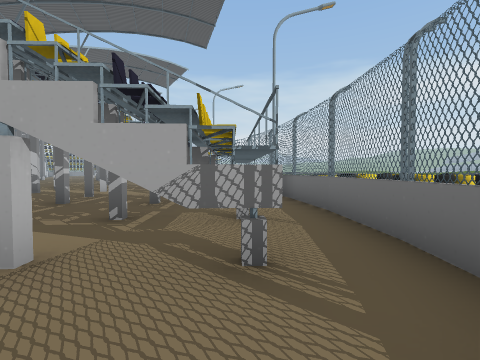
view 1 (above)

24 first-person views from a walk through a Unity game level. The camera is 1.4 m above the floor, tilts 2° down and sees 85° across. The floor is counted in squares, 2 m on a side. Each view is taken from the middle of a square. On the plan, view 1 faces up. The plan holds only what a view shows up to about 9 squares ahead; the rest is blank. The place goes on beyond the plan. The player character is not drawn. Door leaves are left out, so doorways stand open. Some surface patterns are stand-ins.

view 2
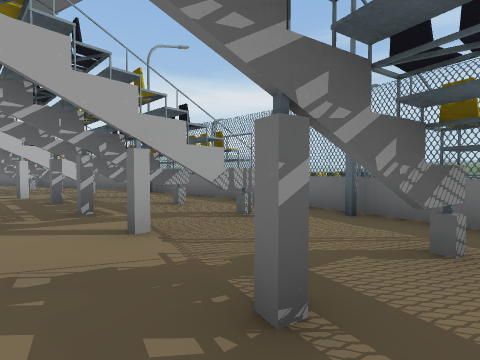

view 3
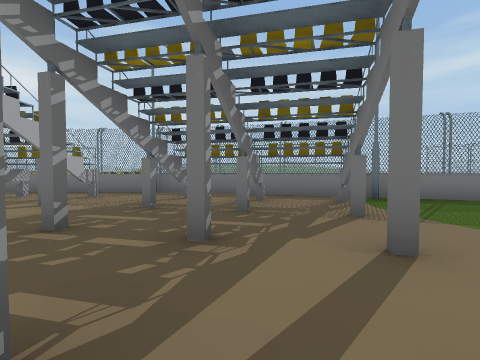

view 4
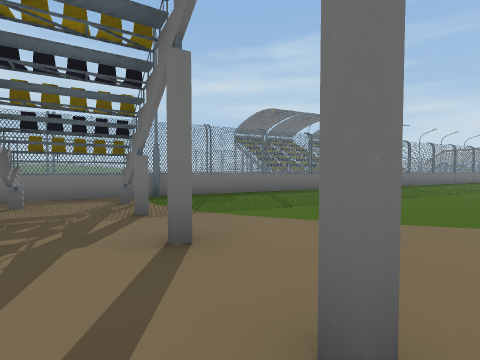

view 5
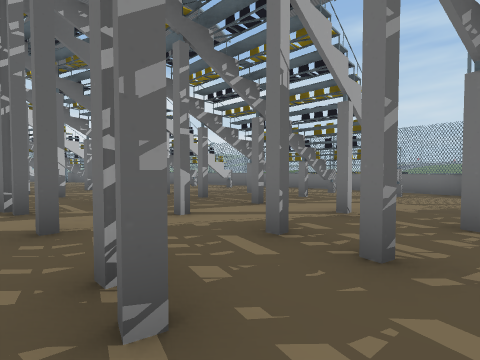

view 6
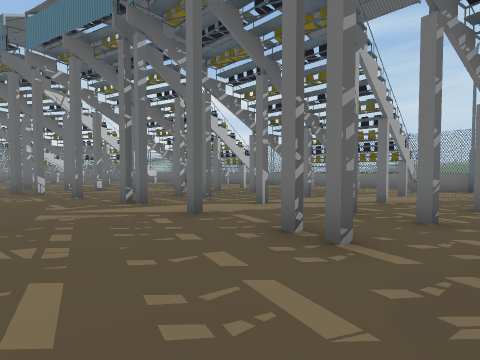

view 7
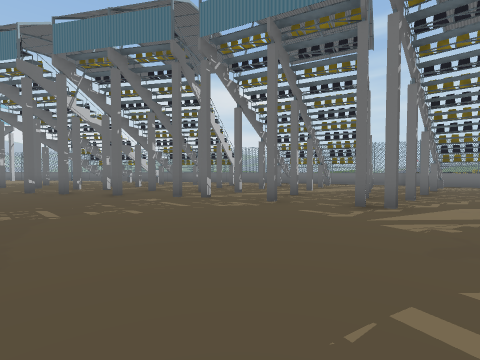

view 8
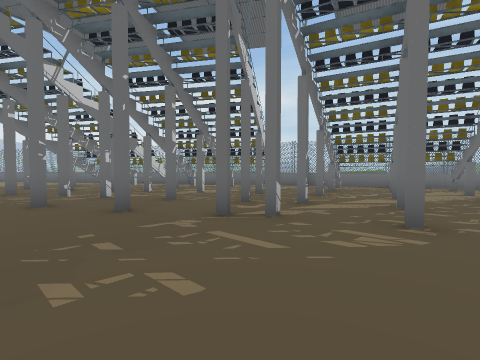

view 9
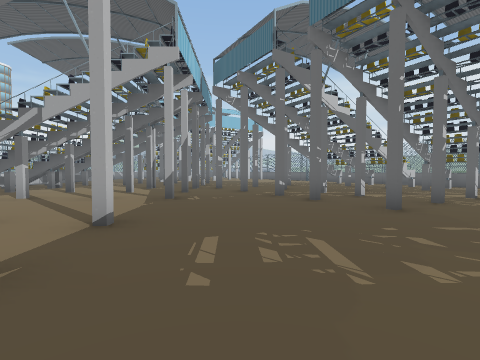

view 10
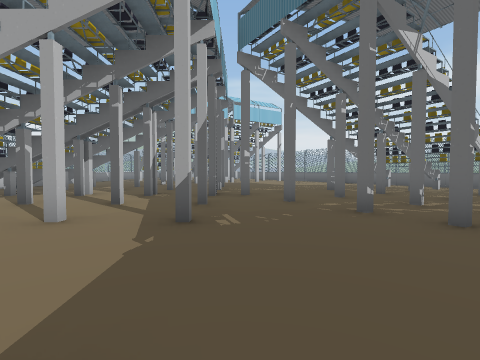

view 11
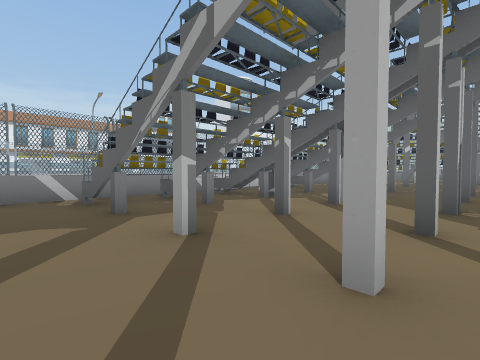

view 12
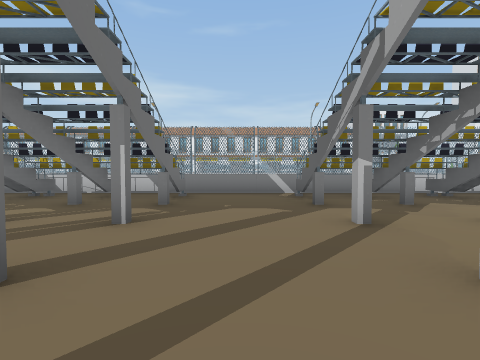

view 13
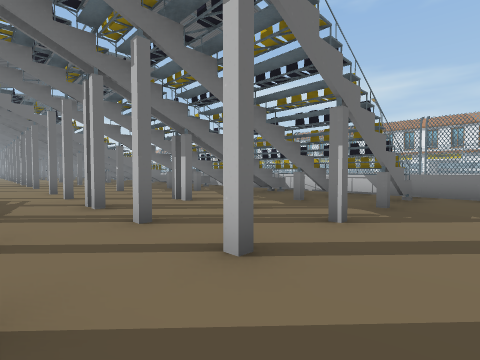

view 14
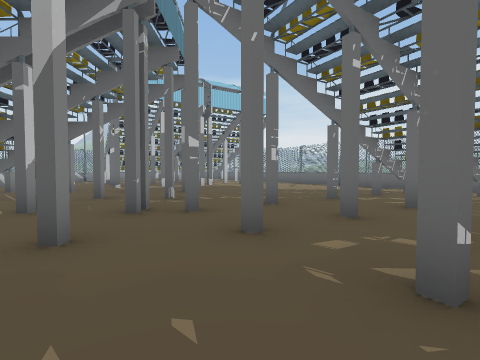

view 15
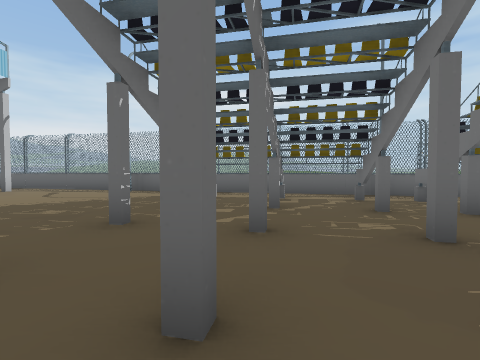

view 16
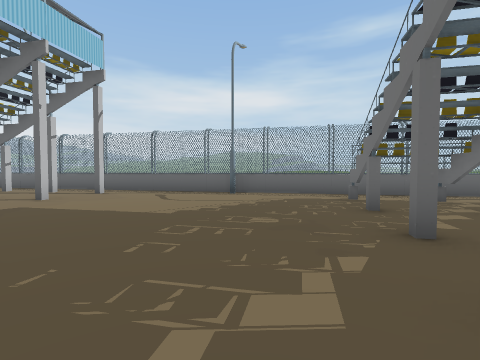

view 17
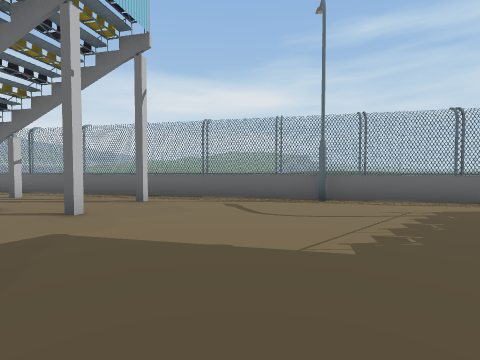

view 18
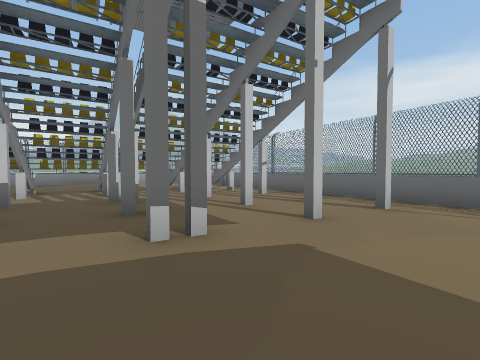

view 19
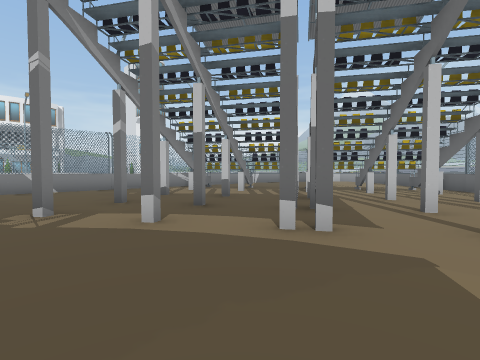

view 20
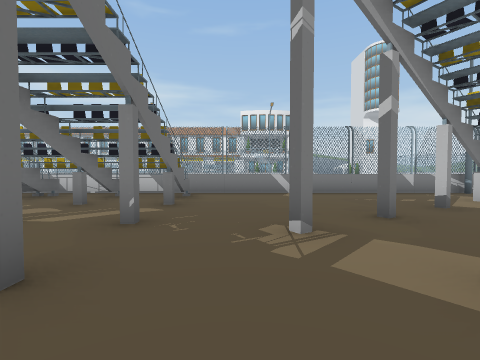

view 21
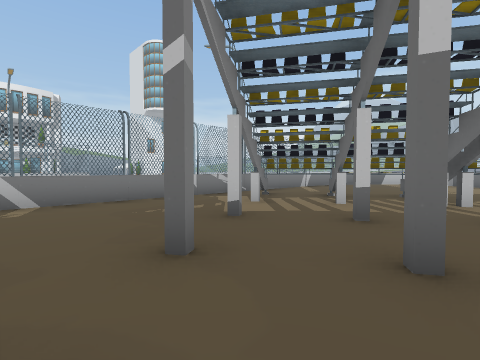

view 22
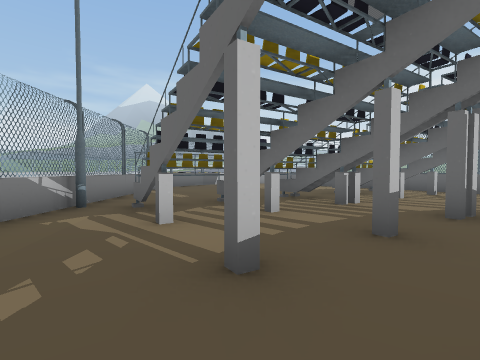

view 23
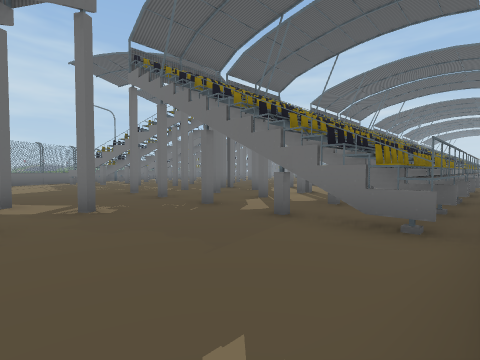

view 24
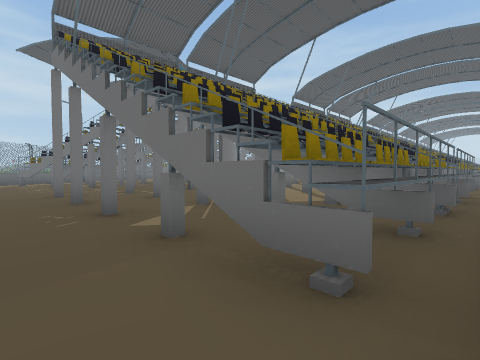

### Floor plan
Key: @ floor where view 1 was taken; # wall or solid block; x gap in a wall; . floor; = window, fence, low wall or low ledge.
Columns run from 24 left of view 1 to 4 right of it. Each row starts with its distance up from view 1.
 34  #       #.#
 33  #    ####.=#
 32  #  ###.#...#
 31  ###=.#....#.#
 30  ####....#...=
 29 #..#...#.....##
 28 #.....#...#..###
 27 #...#......#...=
 26  .......#.......#
 25  ....#..........=
 24  .....#..........#
 23  .................#
 22  .................=
 21  .##...........##..#
 20  .##.........#...#.##
 19  .#.........#...#...#
 18  .##.....#....#...#.##
 17  .#..x.x.....#...### #
 16  .#........#...#...
 15  .##............#..
 14  .##.#.#....#....#.
 13  ............#.#...
 12  .............#...#..
 11  ...............#..#.
 10  .##...........#.#....##
  9  .##...............#.#...
  8  .#...................##.
  7  .#....... .........#....#  #
  6  .##...... .....#.#....##.###
  5    ....... ...............=
  4      ....  .........#..##.=
  3      ....     ............#
  2        ..     ....#.#..x#.#
  1        ..     ..#.........#
  0               ......#.#.@.#
 -1                   #....##x
 -2                  ...#.##.=
 -3                  #.#.....=
 -4                  .....##.#
 -5                  .......#
 -6                  .......=
 -7                  .. ....#
 -8                  .. ...=
 -9                  ..  ..#

Positions as (right, up) in squares from view 1, and headings:
1: (0, 0), facing up
2: (-3, -1), facing up-right
3: (-7, -2), facing right
4: (-7, -2), facing down-right
5: (-8, 0), facing up-right
6: (-10, 0), facing up-right
7: (-13, 4), facing up-right
8: (-12, 7), facing up-right
9: (-13, 7), facing up
10: (-14, 10), facing up
11: (-16, 12), facing up-left
12: (-15, 12), facing left
13: (-15, 12), facing down-left
14: (-13, 13), facing up
15: (-12, 16), facing up-right
16: (-14, 19), facing up-right
17: (-14, 22), facing up-right
18: (-14, 23), facing up
19: (-13, 23), facing up-left
20: (-15, 23), facing left
21: (-17, 24), facing up-left
22: (-20, 25), facing up
23: (-23, 25), facing down-right
24: (-23, 23), facing down-right
